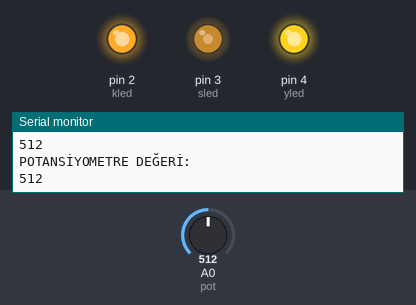
Bench run of a sketch on a simulated Arduino Uno, built with avr-gcc and run on an emulated ATmega328P. On the bench: output pins drawn as LEDs (lit = HIGH), the last lines printed to the serial monitor. Inputs (shaded band) come from the test bench; at power-on: A0 (pot) = 512.

Above: at 1.2 s.
1.3 s: A0 (pot) set to 716
At 2.3 s:
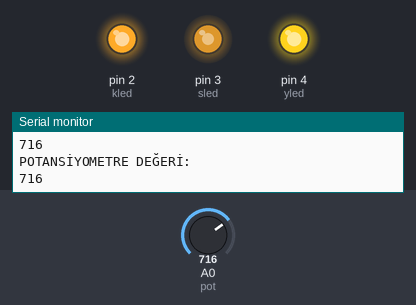
2.9 s: A0 (pot) set to 900
At 3.9 s:
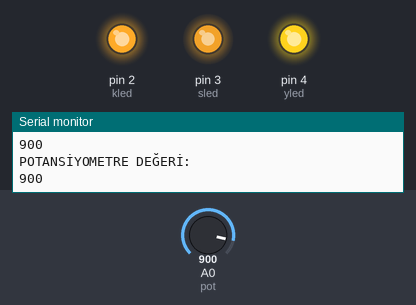
4.5 s: A0 (pot) set to 511
At 5.4 s:
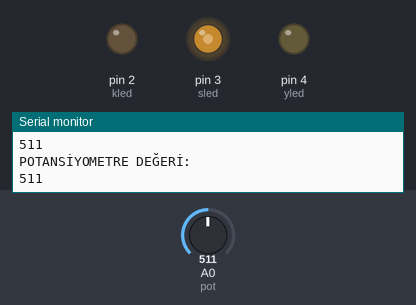
6.1 s: A0 (pot) set to 122
At 6.9 s:
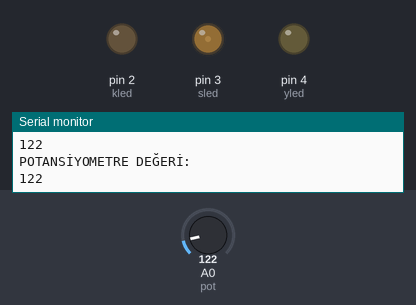
7.7 s: A0 (pot) set to 0
At 8.4 s:
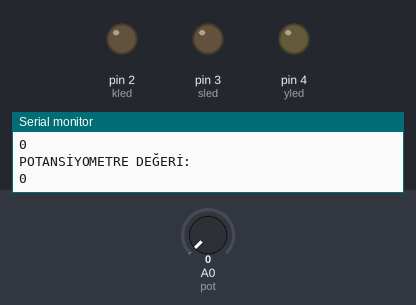
Timing chart, 0 to 10.3 s (numbered marks = the images above; inputs shaded):
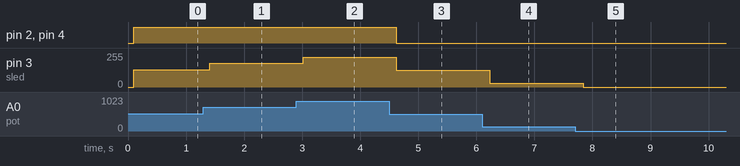

The sketch:

3led-potans.ino
```cpp
// 3led night lamb project

int kled=2;//kr led 2nolu pine bağlandı
int sled=3;
int yled=4;

int pot=A0; //potansiyometreyi A0(analog sıfıra bağladık)

void setup() {
//Bu kısım unutmuyoruz bir kere çalıştırılıyor!!!

pinMode(kled,OUTPUT);
pinMode(sled,OUTPUT);  //3 led için out çektik
pinMode(yled,OUTPUT);

pinMode(pot,INPUT);
Serial.begin(9600);
}

void loop() {

        int potdeg=analogRead(pot);
  Serial.println("POTANSİYOMETRE DEĞERİ:");
  Serial.println(potdeg);
  delay(100); //Bu sayı ne kadar az olur ise değer aktarımı o kadar hızlı olur
  analogWrite(kled,potdeg/4);
  analogWrite(sled,potdeg/4);
  analogWrite(yled,potdeg/4);

 //saygılarımla forfcyber 28.07.2021

 //teşekkürler pinoo
}
```

Measured:
- after the input at 1.3 s, pin 3 (sled): 128/255 → 179/255 after 0.11 s
- after the input at 2.9 s, pin 3 (sled): 179/255 → 225/255 after 0.12 s
- after the input at 4.5 s, pin 2 (kled), pin 4 (yled): HIGH → LOW after 0.12 s; pin 3 (sled): 225/255 → 127/255 after 0.12 s
- after the input at 6.1 s, pin 3 (sled): 127/255 → 30/255 after 0.13 s
- after the input at 7.7 s, pin 3 (sled): 30/255 → 0/255 after 0.14 s
